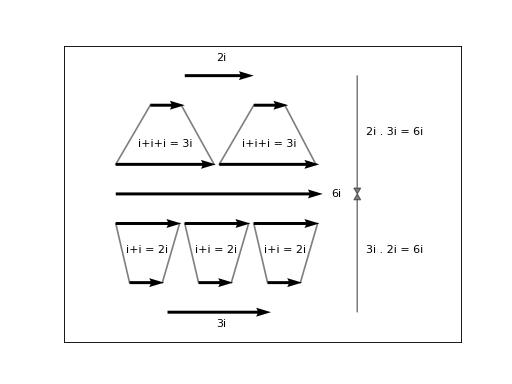

Recreate this plot in Python.
import numpy as np
import matplotlib.pyplot as plt

fig = plt.figure(dpi=80)

ax = fig.add_subplot(111)

x_pos = [2, 1, 4,
         0, 3,
         0.4, 2.4, 4.4,
         0, 2, 4,
         1.5, 0]
y_pos = [3.5, 3, 3,
         2, 2,
         0, 0, 0,
         1, 1, 1,
         -0.5,1.5]
x_direct = [2, 1, 1,
            2.9, 2.9,
            1, 1, 1,
            1.9, 1.9, 1.9,
            3,6]
y_direct = [0, 0, 0,
            0, 0,
            0, 0, 0,
            0, 0, 0,
            0,0]

#x1 , y1 = [1,2, 3.4], [1,2,4.3]
#x2 , y2 = [3,4,0.7], [3,4,2.8]

plt.plot([0.4, 0], [0, 1], color="k", alpha=0.5)
plt.plot([1.35, 1.85], [0, 1], color="k", alpha=0.5)

plt.plot([2.4, 2], [0, 1], color="k", alpha=0.5)
plt.plot([3.35, 3.85], [0, 1], color="k", alpha=0.5)

plt.plot([4.4, 4], [0, 1], color="k", alpha=0.5)
plt.plot([5.35, 5.85], [0, 1], color="k", alpha=0.5)

plt.plot([1, 0], [3, 2], color="k", alpha=0.5)
plt.plot([1.9, 2.85], [3, 2], color="k", alpha=0.5)

plt.plot([4, 3], [3, 2], color="k", alpha=0.5)
plt.plot([4.9, 5.80], [3, 2], color="k", alpha=0.5)


ax.arrow(7, -0.5, 0, 1.9, head_width=0.2, head_length=0.1, color="k", alpha=0.5)
ax.arrow(7, 3.5, 0, -1.9, head_width=0.2, head_length=0.1, color="k", alpha=0.5)

ax.text(2.9,-0.75,"3i")
ax.text(2.9,3.75,"2i")

ax.text(0.30,0.5,"i+i = 2i")
ax.text(2.3,0.5,"i+i = 2i")
ax.text(4.3,0.5,"i+i = 2i")

ax.text(0.65,2.3,"i+i+i = 3i")
ax.text(3.65,2.3,"i+i+i = 3i")

ax.text(6.25,1.45,"6i")

ax.text(7.25,0.5,"3i . 2i = 6i")
ax.text(7.25,2.5,"2i . 3i = 6i")


ax.quiver(x_pos,y_pos,x_direct,y_direct,
         scale=1, scale_units='x')

ax.axis([-1.5, 10, -1, 4])

##plt.grid(which="both")
ax.set_xticks([])
ax.set_yticks([])

plt.show()
